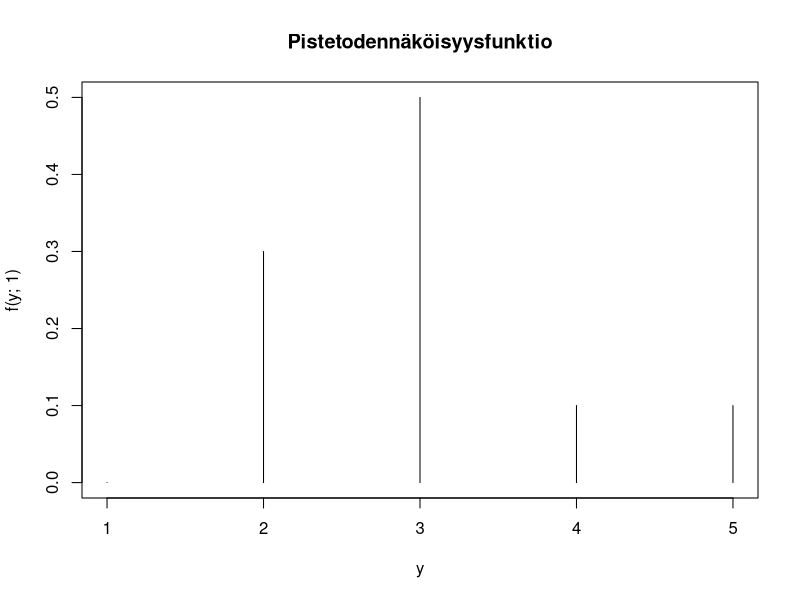
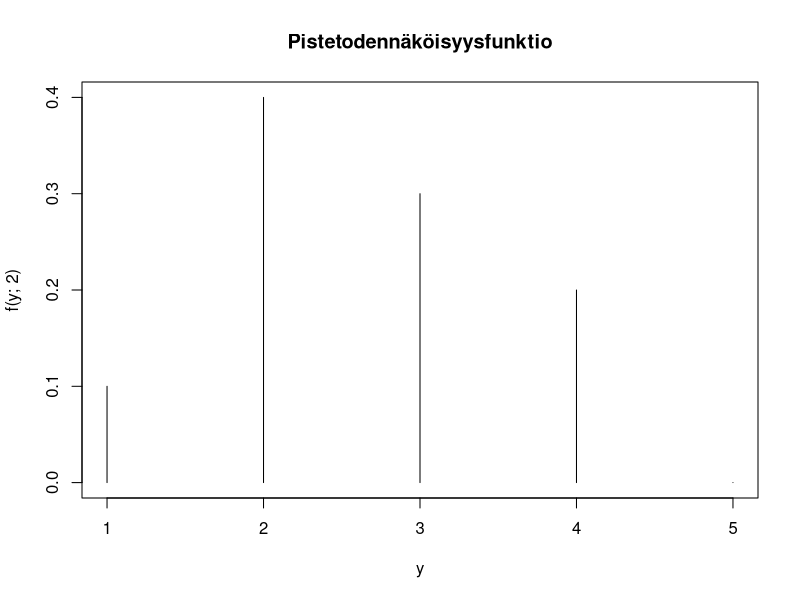
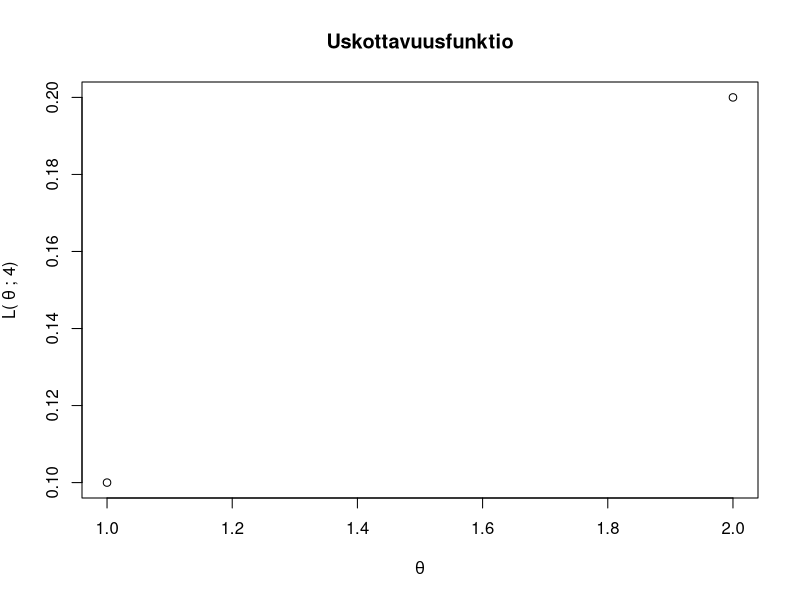
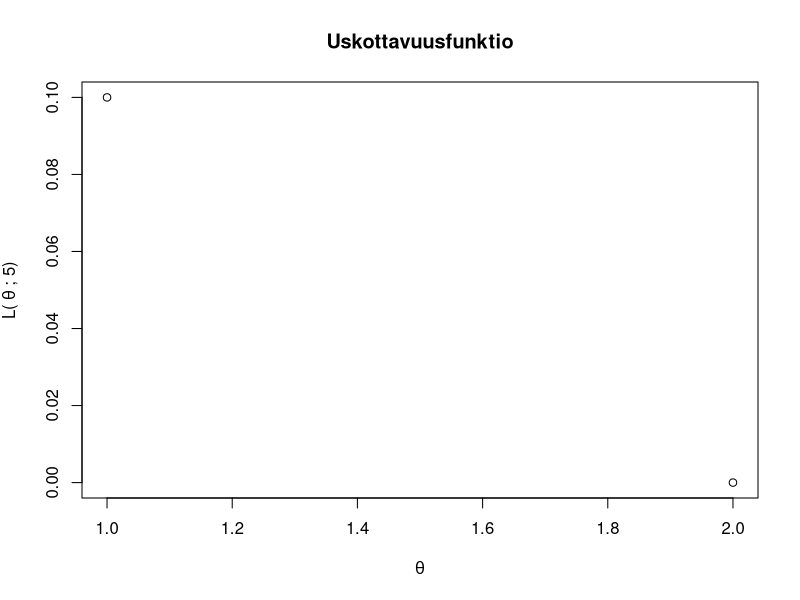

R code for these plots, in order:
y1 <- c(0, .3, .5, .1, .1)
y2 <- c(.1, .4, .3, .2, 0)
x <- c(1, 2, 3, 4, 5)
png(filename="y1.png")
plot(x, y1, main="Pistetodennäköisyysfunktio", xlab="y", ylab="f(y; 1)", type="h")
dev.off()
png(filename="y2.png")
plot(x, y2, main="Pistetodennäköisyysfunktio", xlab="y", ylab="f(y; 2)", type="h")
dev.off()

y4<-c(.1, .2)
y5<-c(.1, 0)
x<-c(1, 2)
png(filename="theta1.png")
plot(x, y4, main="Uskottavuusfunktio",xlab=expression(paste(theta)),ylab=expression(plain("L(")~theta~plain("; 4)")))
dev.off()


png(filename="theta2.png")
plot(x, y5, main="Uskottavuusfunktio", xlab=expression(paste(theta)),ylab=expression(plain("L(")~theta~plain("; 5)")))
dev.off()

#plot(x,y,xlab=expression(paste(theta)),ylab=expression(plain("L(")~theta~plain("; 1)")), type="h")
